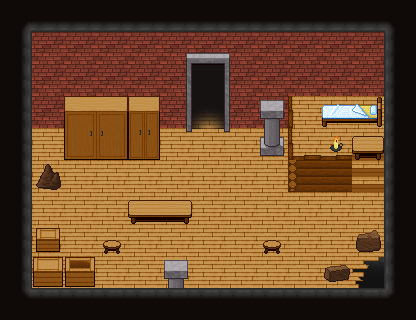

Tiled map render using the project's own tile images. Description and the map definition, with tile-layer contents summarised, below:
An orthogonal 13x10 tile map with 32x32 px tiles, 4 tile layers (Lower 1, Upper 1, Lower 2, Upper 2), 8 tilesets and 3 objects (teleport, trigger, event).

<map version="1.0" orientation="orthogonal" width="13" height="10" tilewidth="32" tileheight="32">
 <properties>
  <property name="bgm" value="music_haven" />
  <property name="minimap" value="graphic_minimap_l1_f1" />
  <property name="minimap_x1" value="87" />
  <property name="minimap_x2" value="108" />
  <property name="minimap_y1" value="117" />
  <property name="minimap_y2" value="174" />
 </properties>
 <tileset firstgid="1" name="blockboundBrickWall" tilewidth="32" tileheight="32">
  <image source="tilesets/blockbound/brickwall.png" width="128" height="96" />
  <tile id="0">
   <properties>
    <property name="x" value="" />
   </properties>
  </tile>
  <tile id="1">
   <properties>
    <property name="x" value="" />
   </properties>
  </tile>
  <tile id="2">
   <properties>
    <property name="x" value="" />
   </properties>
  </tile>
 </tileset>
 <tileset firstgid="13" name="blockboundBrownRock" tilewidth="32" tileheight="32">
  <image source="tilesets/blockbound/brownrock.png" trans="8080ff" width="320" height="224" />
  <tile id="30">
   <properties>
    <property name="x" value="" />
   </properties>
  </tile>
  <tile id="31">
   <properties>
    <property name="x" value="" />
   </properties>
  </tile>
  <tile id="32">
   <properties>
    <property name="x" value="" />
   </properties>
  </tile>
  <tile id="40">
   <properties>
    <property name="x" value="" />
   </properties>
  </tile>
  <tile id="41">
   <properties>
    <property name="x" value="" />
   </properties>
  </tile>
  <tile id="42">
   <properties>
    <property name="x" value="" />
   </properties>
  </tile>
  <tile id="50">
   <properties>
    <property name="top" value="" />
   </properties>
  </tile>
  <tile id="51">
   <properties>
    <property name="top" value="" />
   </properties>
  </tile>
  <tile id="52">
   <properties>
    <property name="top" value="" />
   </properties>
  </tile>
 </tileset>
 <tileset firstgid="83" name="blockboundRedRug" tilewidth="32" tileheight="32">
  <image source="tilesets/blockbound/redrug.png" width="96" height="96" />
 </tileset>
 <tileset firstgid="92" name="blockboundStoneFloor" tilewidth="32" tileheight="32">
  <image source="tilesets/blockbound/stonefloor.PNG" trans="8080ff" width="320" height="320" />
  <tile id="30">
   <properties>
    <property name="x" value="" />
   </properties>
  </tile>
  <tile id="31">
   <properties>
    <property name="x" value="" />
   </properties>
  </tile>
  <tile id="32">
   <properties>
    <property name="x" value="" />
   </properties>
  </tile>
  <tile id="40">
   <properties>
    <property name="x" value="" />
   </properties>
  </tile>
  <tile id="41">
   <properties>
    <property name="x" value="" />
   </properties>
  </tile>
  <tile id="42">
   <properties>
    <property name="x" value="" />
   </properties>
  </tile>
  <tile id="60">
   <properties>
    <property name="top" value="" />
   </properties>
  </tile>
  <tile id="61">
   <properties>
    <property name="top" value="" />
   </properties>
  </tile>
  <tile id="62">
   <properties>
    <property name="top" value="" />
   </properties>
  </tile>
 </tileset>
 <tileset firstgid="192" name="blockboundUpper" tilewidth="32" tileheight="32">
  <image source="tilesets/blockbound/upper.png" trans="8080ff" width="256" height="288" />
  <tile id="0">
   <properties>
    <property name="x" value="" />
   </properties>
  </tile>
  <tile id="1">
   <properties>
    <property name="x" value="" />
   </properties>
  </tile>
  <tile id="2">
   <properties>
    <property name="x" value="" />
   </properties>
  </tile>
  <tile id="3">
   <properties>
    <property name="x" value="" />
   </properties>
  </tile>
  <tile id="4">
   <properties>
    <property name="x" value="" />
   </properties>
  </tile>
  <tile id="8">
   <properties>
    <property name="x" value="" />
   </properties>
  </tile>
  <tile id="9">
   <properties>
    <property name="x" value="" />
   </properties>
  </tile>
  <tile id="10">
   <properties>
    <property name="x" value="" />
   </properties>
  </tile>
  <tile id="11">
   <properties>
    <property name="x" value="" />
   </properties>
  </tile>
  <tile id="12">
   <properties>
    <property name="x" value="" />
   </properties>
  </tile>
  <tile id="16">
   <properties>
    <property name="x" value="" />
   </properties>
  </tile>
  <tile id="17">
   <properties>
    <property name="x" value="" />
   </properties>
  </tile>
  <tile id="18">
   <properties>
    <property name="x" value="" />
   </properties>
  </tile>
  <tile id="19">
   <properties>
    <property name="x" value="" />
   </properties>
  </tile>
  <tile id="24">
   <properties>
    <property name="x" value="" />
   </properties>
  </tile>
  <tile id="25">
   <properties>
    <property name="x" value="" />
   </properties>
  </tile>
  <tile id="26">
   <properties>
    <property name="x" value="" />
   </properties>
  </tile>
  <tile id="27">
   <properties>
    <property name="x" value="" />
   </properties>
  </tile>
  <tile id="28">
   <properties>
    <property name="x" value="" />
   </properties>
  </tile>
  <tile id="32">
   <properties>
    <property name="x" value="" />
   </properties>
  </tile>
  <tile id="33">
   <properties>
    <property name="x" value="" />
   </properties>
  </tile>
  <tile id="34">
   <properties>
    <property name="x" value="" />
   </properties>
  </tile>
  <tile id="35">
   <properties>
    <property name="x" value="" />
   </properties>
  </tile>
  <tile id="36">
   <properties>
    <property name="x" value="" />
   </properties>
  </tile>
  <tile id="39">
   <properties>
    <property name="x" value="" />
   </properties>
  </tile>
  <tile id="40">
   <properties>
    <property name="x" value="" />
   </properties>
  </tile>
  <tile id="41">
   <properties>
    <property name="x" value="" />
   </properties>
  </tile>
  <tile id="42">
   <properties>
    <property name="x" value="" />
   </properties>
  </tile>
  <tile id="43">
   <properties>
    <property name="x" value="" />
   </properties>
  </tile>
  <tile id="44">
   <properties>
    <property name="x" value="" />
   </properties>
  </tile>
  <tile id="45">
   <properties>
    <property name="x" value="" />
   </properties>
  </tile>
  <tile id="46">
   <properties>
    <property name="x" value="" />
   </properties>
  </tile>
  <tile id="47">
   <properties>
    <property name="x" value="" />
   </properties>
  </tile>
  <tile id="54">
   <properties>
    <property name="x" value="" />
   </properties>
  </tile>
  <tile id="55">
   <properties>
    <property name="x" value="" />
   </properties>
  </tile>
 </tileset>
 <tileset firstgid="264" name="blockboundWoodFloor" tilewidth="32" tileheight="32">
  <image source="tilesets/blockbound/woodfloor.png" trans="8080ff" width="320" height="320" />
  <tile id="30">
   <properties>
    <property name="x" value="" />
   </properties>
  </tile>
  <tile id="31">
   <properties>
    <property name="x" value="" />
   </properties>
  </tile>
  <tile id="32">
   <properties>
    <property name="x" value="" />
   </properties>
  </tile>
  <tile id="40">
   <properties>
    <property name="x" value="" />
   </properties>
  </tile>
  <tile id="41">
   <properties>
    <property name="x" value="" />
   </properties>
  </tile>
  <tile id="42">
   <properties>
    <property name="x" value="" />
   </properties>
  </tile>
  <tile id="50">
   <properties>
    <property name="x" value="" />
   </properties>
  </tile>
  <tile id="51">
   <properties>
    <property name="x" value="" />
   </properties>
  </tile>
  <tile id="52">
   <properties>
    <property name="x" value="" />
   </properties>
  </tile>
  <tile id="60">
   <properties>
    <property name="top" value="" />
   </properties>
  </tile>
  <tile id="61">
   <properties>
    <property name="top" value="" />
   </properties>
  </tile>
  <tile id="62">
   <properties>
    <property name="top" value="" />
   </properties>
  </tile>
  <tile id="70">
   <properties>
    <property name="hole" value="" />
   </properties>
  </tile>
  <tile id="71">
   <properties>
    <property name="hole" value="" />
   </properties>
  </tile>
  <tile id="72">
   <properties>
    <property name="hole" value="" />
   </properties>
  </tile>
  <tile id="73">
   <properties>
    <property name="hole" value="" />
   </properties>
  </tile>
  <tile id="74">
   <properties>
    <property name="hole" value="" />
   </properties>
  </tile>
  <tile id="75">
   <properties>
    <property name="hole" value="" />
   </properties>
  </tile>
  <tile id="76">
   <properties>
    <property name="hole" value="" />
   </properties>
  </tile>
  <tile id="77">
   <properties>
    <property name="hole" value="" />
   </properties>
  </tile>
  <tile id="80">
   <properties>
    <property name="hole" value="" />
   </properties>
  </tile>
  <tile id="81">
   <properties>
    <property name="hole" value="" />
   </properties>
  </tile>
  <tile id="82">
   <properties>
    <property name="hole" value="" />
   </properties>
  </tile>
  <tile id="83">
   <properties>
    <property name="hole" value="" />
   </properties>
  </tile>
  <tile id="84">
   <properties>
    <property name="hole" value="" />
   </properties>
  </tile>
  <tile id="85">
   <properties>
    <property name="hole" value="" />
   </properties>
  </tile>
  <tile id="86">
   <properties>
    <property name="hole" value="" />
   </properties>
  </tile>
  <tile id="87">
   <properties>
    <property name="hole" value="" />
   </properties>
  </tile>
  <tile id="90">
   <properties>
    <property name="hole" value="" />
   </properties>
  </tile>
  <tile id="91">
   <properties>
    <property name="hole" value="" />
   </properties>
  </tile>
  <tile id="92">
   <properties>
    <property name="hole" value="" />
   </properties>
  </tile>
  <tile id="93">
   <properties>
    <property name="hole" value="" />
   </properties>
  </tile>
  <tile id="94">
   <properties>
    <property name="hole" value="" />
   </properties>
  </tile>
  <tile id="95">
   <properties>
    <property name="hole" value="" />
   </properties>
  </tile>
  <tile id="96">
   <properties>
    <property name="hole" value="" />
   </properties>
  </tile>
 </tileset>
 <tileset firstgid="364" name="blockboundCeiling" tilewidth="32" tileheight="32">
  <image source="tilesets/blockbound/ceiling.png" trans="8080ff" width="160" height="96" />
  <tile id="0">
   <properties>
    <property name="x" value="" />
   </properties>
  </tile>
  <tile id="1">
   <properties>
    <property name="x" value="" />
   </properties>
  </tile>
  <tile id="2">
   <properties>
    <property name="x" value="" />
   </properties>
  </tile>
  <tile id="3">
   <properties>
    <property name="x" value="" />
   </properties>
  </tile>
  <tile id="4">
   <properties>
    <property name="x" value="" />
   </properties>
  </tile>
  <tile id="5">
   <properties>
    <property name="x" value="" />
   </properties>
  </tile>
  <tile id="6">
   <properties>
    <property name="x" value="" />
   </properties>
  </tile>
  <tile id="7">
   <properties>
    <property name="x" value="" />
   </properties>
  </tile>
  <tile id="8">
   <properties>
    <property name="x" value="" />
   </properties>
  </tile>
  <tile id="9">
   <properties>
    <property name="x" value="" />
   </properties>
  </tile>
  <tile id="10">
   <properties>
    <property name="x" value="" />
   </properties>
  </tile>
  <tile id="11">
   <properties>
    <property name="x" value="" />
   </properties>
  </tile>
  <tile id="12">
   <properties>
    <property name="x" value="" />
   </properties>
  </tile>
  <tile id="13">
   <properties>
    <property name="x" value="" />
   </properties>
  </tile>
  <tile id="14">
   <properties>
    <property name="x" value="" />
   </properties>
  </tile>
 </tileset>
 <tileset firstgid="379" name="blockboundQuarryCeiling" tilewidth="32" tileheight="32">
  <image source="tilesets/blockbound/quarryroof.png" trans="8080ff" width="160" height="96" />
  <tile id="0">
   <properties>
    <property name="x" value="" />
   </properties>
  </tile>
  <tile id="2">
   <properties>
    <property name="x" value="" />
   </properties>
  </tile>
  <tile id="3">
   <properties>
    <property name="x" value="" />
   </properties>
  </tile>
  <tile id="4">
   <properties>
    <property name="x" value="" />
   </properties>
  </tile>
  <tile id="5">
   <properties>
    <property name="x" value="" />
   </properties>
  </tile>
  <tile id="6">
   <properties>
    <property name="x" value="" />
   </properties>
  </tile>
  <tile id="7">
   <properties>
    <property name="x" value="" />
   </properties>
  </tile>
  <tile id="9">
   <properties>
    <property name="x" value="" />
   </properties>
  </tile>
  <tile id="10">
   <properties>
    <property name="x" value="" />
   </properties>
  </tile>
  <tile id="11">
   <properties>
    <property name="x" value="" />
   </properties>
  </tile>
  <tile id="12">
   <properties>
    <property name="x" value="" />
   </properties>
  </tile>
  <tile id="13">
   <properties>
    <property name="x" value="" />
   </properties>
  </tile>
  <tile id="14">
   <properties>
    <property name="x" value="" />
   </properties>
  </tile>
 </tileset>
 <layer name="Lower 1" width="13" height="10">
  <properties>
   <property name="layer" value="5" />
   <property name="z" value="0" />
  </properties>
  <data>[130 cells, 130 non-empty, 16 distinct tile ids]</data>
 </layer>
 <layer name="Upper 1" width="13" height="10">
  <properties>
   <property name="layer" value="4" />
   <property name="z" value=".5" />
  </properties>
  <data>[130 cells, 31 non-empty, 30 distinct tile ids]</data>
 </layer>
 <objectgroup name="Event 1" width="13" height="10">
  <properties>
   <property name="layer" value="3" />
   <property name="z" value=".5" />
  </properties>
  <object name="Teleport" type="teleport" x="192" y="96" width="32" height="24">
   <properties>
    <property name="id" value="map_havenWestHall" />
    <property name="x" value="17" />
    <property name="y" value="7" />
   </properties>
  </object>
  <object name="Trigger" type="trigger" x="0" y="0" width="32" height="32">
   <properties>
    <property name="auto" value="" />
    <property name="id" value="scene_event_room_nico" />
   </properties>
  </object>
  <object name="DragonBeetle" type="event" x="352" y="192" width="32" height="32">
   <properties>
    <property name="key" value="enemy_dragon_beetle" />
    <property name="respawns" value="" />
    <property name="switch" value="intro_done" />
   </properties>
  </object>
 </objectgroup>
 <layer name="Lower 2" width="13" height="10">
  <properties>
   <property name="layer" value="2" />
   <property name="z" value="1" />
  </properties>
  <data>[130 cells, 5 non-empty, 4 distinct tile ids]</data>
 </layer>
 <layer name="Upper 2" width="13" height="10">
  <properties>
   <property name="layer" value="1" />
   <property name="z" value="1.5" />
  </properties>
  <data>[130 cells, 5 non-empty, 5 distinct tile ids]</data>
 </layer>
 <objectgroup name="Event 2" width="13" height="10">
  <properties>
   <property name="layer" value="0" />
   <property name="z" value="1.5" />
  </properties>
 </objectgroup>
</map>
